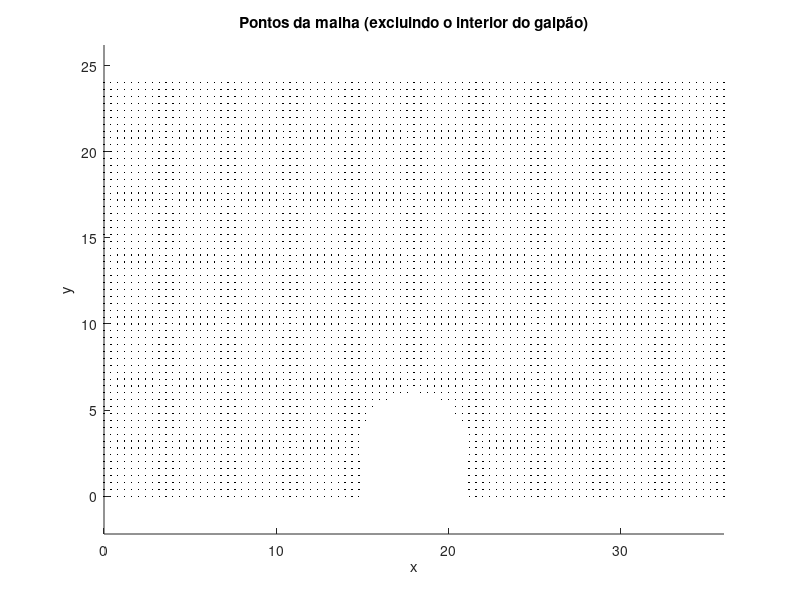

Write the MATLAB code that produced this figure. (Note: this script raises an error after producing the figure.)
clc, clear

% Criacao da malha

h = 3;
d = 5*h;
L = 2*h;
H = 8*h;

dx = 0.4;
dy = dx;

x = 0:dx:(2*d+L);
y = 0:dy:H;

[X,Y] = meshgrid(x,y);

% Outros parâmetros do problema

V = 100*3.6; %Velocidade em m/s!
lambda = 1.85;
toleracia = 0.01;

% Verificacao dos pontos dentro do galpao

isSolido = false(size(X));

for i = 1:length(x)
    for j = 1:length(y)
        xi = x(i);
        yj = y(j);
        % Se o ponto está dentro do telhado
        if xi >= d && xi <= d + L
            y_teto = sqrt((L/2)^2 - (xi - (d + L/2))^2) + h;
            if yj <= y_teto
                isSolido(j,i) = true;
            end
        end
    end
end

% Plota apenas os pontos da malha (isSolido == false)
mask = ~isSolido;  % true para pontos de malha válidos
scatter( X(mask), Y(mask), 1, 'k', 'filled' ) 
axis equal
xlabel('x'); ylabel('y');
title('Pontos da malha (excluindo o interior do galpão)');

% Resolucao da eq de Laplace
phi = zeros(size(X));
erro = 1;
while max(abs(erro(:))) > toleracia
    phi = cond_contorno(x,y,H,V,dx,dy,phi);
    phi_aux = phi;
    for i= 2:length(x)/2+1
        for j = 2:(length(y)-1)
            if ~isSolido(j,i)
                phi_aux(j,i) = passo(phi,lambda,i,j);
                phi_aux(j,length(x)-i+1) = phi_aux(j,i); %Simetria
            end
        end
    end
    erro = phi-phi_aux;
    disp(max(abs(erro(:))));
    phi = phi_aux;
end

%Condicoes de contorno

function phi = cond_contorno(x,y,H,V,dx,dy,phi)
%Margem esquerda
    for j = 1:length(y)
        if j*dy <= 0.05*H
            phi(j,1) = V*(dx^2)/(0.1*H) + phi(j,2);
        else
            phi(j,1) = phi(j,2);
        end
        phi(j,length(x)) = phi(j,1); %Aproveitando a simetria
    end

%Margem superior e inferior
    for i = 1:length(x)/2 + 1
        %Superior
        phi(length(y),i) = phi(length(y)-1,i) + dy*V;
        %Inferior
        phi(1,i) = 0;
%Aproveitando a simetria
        %Superior
        phi(length(y),length(x)-i+1) =  phi(length(y),i);
        %Inferior
        phi(1,length(x)-i+1) = 0 ;
    end
end

function val_phi_novo = passo(phi, lambda,x,y)
    val_phi_novo = (1-lambda)*phi(y,x) + (lambda/4)*(phi(y-1,x)+phi(y+1,x)+phi(y,x-1)+phi(y,x+1));
end
